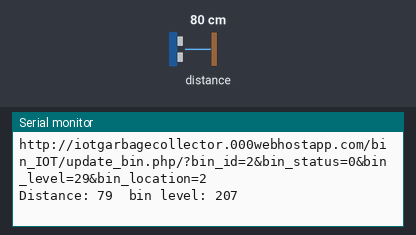
The sketch below on a simulated ESP8266 (NodeMCU). Parts: the last lines printed to the serial monitor. Wiring (inferred from the names in the program): ultrasonic range finder: trigger GPIO 2; echo GPIO 0. The test bench sets the inputs (shaded band); at power-on: distance to the obstacle 80 cm. The echo pulse lasts 58.3 µs per cm; WiFi joins after 1.5 s; servers stay silent unless stated; uploads are accepted with an empty reply.

Above: at 2.9 s.
3.0 s: distance to the obstacle set to 2 cm
At 3.89 s:
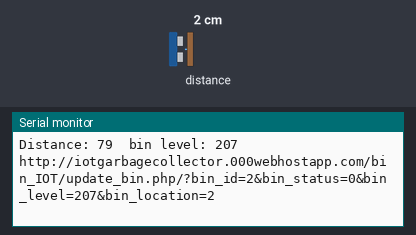
5.9 s: distance to the obstacle set to 4 cm
At 7.0 s:
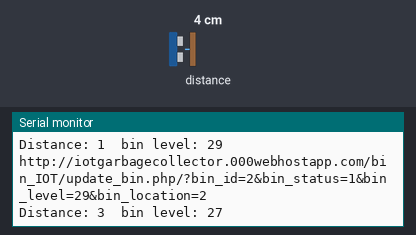
Timing chart, 0 to 8.9 s (numbered marks = the images above; inputs shaded):
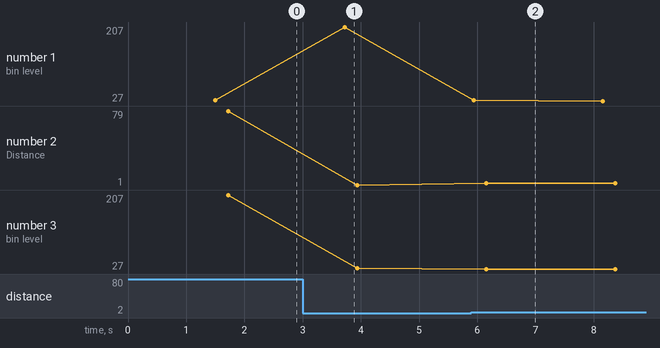

The sketch:

ol_bin_NodeMcu.ino
```cpp
#include <ESP8266WiFi.h>
#include <ESP8266HTTPClient.h>
#include<ESP8266WebServer.h>

// defines pins numbers
const int trigPin = 2;  //D4
const int echoPin = 0;  //D3

// defines variables
long duration;
int distance;
int flag=0;
uint8_t bin_height = 30;

//Enter your WiFi Credentials
const char* ssid = "rk";
const char* password = "87654321";

unsigned long update_db_interval = 1000;
//database update interval - 1 second

uint8_t bin_ID = 2;//ID of bin
uint8_t bin_status = 0;
uint8_t bin_location = 2;
uint8_t bin_level = 29;


//session variables

unsigned long present_ms = 0, last_ms = 0, update_db, time_ms = 0;

String server = "http://iotgarbagecollector.000webhostapp.com/"; //Ip address of server
int port = 80; //default http port
String response;
String ard_data;

HTTPClient http;//http client object to communicate with website

void setup() {
  // put your setup code here, to run once:
  pinMode(trigPin, OUTPUT); // Sets the trigPin as an Output
  pinMode(echoPin, INPUT); // Sets the echoPin as an Input
  Serial.begin(115200);
  WiFi.begin(ssid, password);
  present_ms = millis();
  while (WiFi.status() != WL_CONNECTED) {
    delay(500);
    //Serial.print(".");
  }
  req_server();
}

void loop() {

  bin_cal();
  present_ms = millis();

  // Requesting Website every 1second
  if (present_ms - update_db > update_db_interval)
  {
    req_server();
    update_db = present_ms;
  }
}

void req_server()
{
  if (WiFi.status() == WL_CONNECTED)
  {
    String url = "bin_IOT/update_bin.php/?bin_id=";
    url += String(bin_ID);
    url += "&bin_status=";
    url += String(bin_status);
    url += "&bin_level=";
    url += String(bin_level);
    url += "&bin_location=";
    url += String(bin_location);

    String request = server + url;
    //Serial.priintln(request);
    http.begin(request);
    Serial.println(request);
    int response_code = http.GET();
    if (response_code == HTTP_CODE_OK)
    {
      response = http.getString();
      //parse_response();
    }

    else {
      //error
      //Serial.printf("[HTTP] GET... failed, error: %s\n", http.errorToString(response_code).c_str());
    }
    http.end();
    delay(10);
  }
}


void parse_response()
{
  // Parsing the response
  // Not needed for bin code because there is no response from server
  int l = response.length(), k = 0;
  int limits[100] = {0};
  for (int i = 0; i < l ; i++)
  {
    if (response[i] == '#')
    {
      limits[k] = i + 1;
      k++;
    }
  }
  // Serial.println(k);
}


void bin_cal()
{
digitalWrite(trigPin, LOW);
delayMicroseconds(2);

// Sets the trigPin on HIGH state for 10 micro seconds
digitalWrite(trigPin, HIGH);
delayMicroseconds(10);
digitalWrite(trigPin, LOW);

// Reads the echoPin, returns the sound wave travel time in microseconds
duration = pulseIn(echoPin, HIGH);

// Calculating the distance
distance= duration*0.034/2;
// Prints the distance on the Serial Monitor
Serial.print("Distance: ");
Serial.print(distance);
//bin_level=distance;

//Calculating level of dustbin
bin_level=bin_height-distance;
Serial.print("  bin level: ");
Serial.println(bin_level);

if(bin_level>10){
  flag++;
}
if(flag>=2){
  bin_status=1;
  flag=0;
}
else{
  bin_status=0;
  }
delay(2000);


}
```

Measured:
- after the input at 5.9 s, the serial monitor: prints a new line after 0.25 s (image 2)
- plotted number 1: 207 → 27 after the input at 5.9 s
- plotted number 2: 79 → 1 after the input at 3.0 s, 1 → 3 after the input at 5.9 s
- plotted number 3: 29 → 27 after the input at 5.9 s
